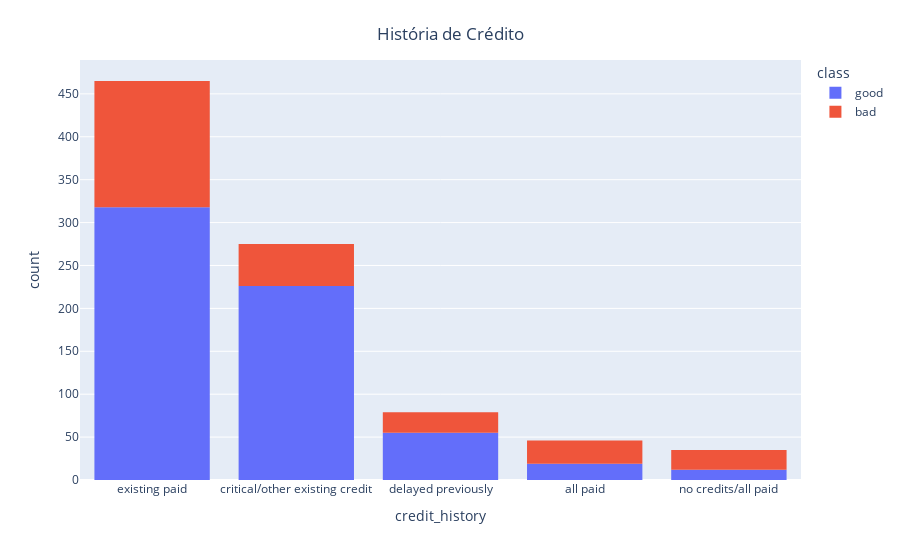

This figure's notebook cell:
### Code cell
fig = px.histogram(base, x="credit_history", color="class")
fig.update_layout(
    title={
          'text':" História de Crédito",
        'y':.95,
        'x':.5,
        'xanchor': 'center',
        'yanchor': 'top'
    }  
)
fig.show()

### Figure 1 — Plotly figure (JSON) as saved in the notebook; plotly's stock layout.template omitted (floating-point values rounded to 4 significant figures; data arrays with more than 128 entries replaced by an {"elided": "..."} marker saying what was removed)
{"data": [{"alignmentgroup": "True", "bingroup": "x", "hovertemplate": "class=good<br>credit_history=%{x}<br>count=%{y}<extra></extra>", "legendgroup": "good", "marker": {"color": "#636efa"}, "name": "good", "offsetgroup": "good", "orientation": "v", "showlegend": true, "type": "histogram", "x": {"elided": "630 str values"}, "xaxis": "x", "yaxis": "y"}, {"alignmentgroup": "True", "bingroup": "x", "hovertemplate": "class=bad<br>credit_history=%{x}<br>count=%{y}<extra></extra>", "legendgroup": "bad", "marker": {"color": "#EF553B"}, "name": "bad", "offsetgroup": "bad", "orientation": "v", "showlegend": true, "type": "histogram", "x": {"elided": "270 str values"}, "xaxis": "x", "yaxis": "y"}], "layout": {"barmode": "relative", "legend": {"title": {"text": "class"}, "tracegroupgap": 0}, "margin": {"t": 60}, "title": {"text": " História de Crédito", "x": 0.5, "xanchor": "center", "y": 0.95, "yanchor": "top"}, "xaxis": {"anchor": "y", "domain": [0, 1], "title": {"text": "credit_history"}}, "yaxis": {"anchor": "x", "domain": [0, 1], "title": {"text": "count"}}}}
